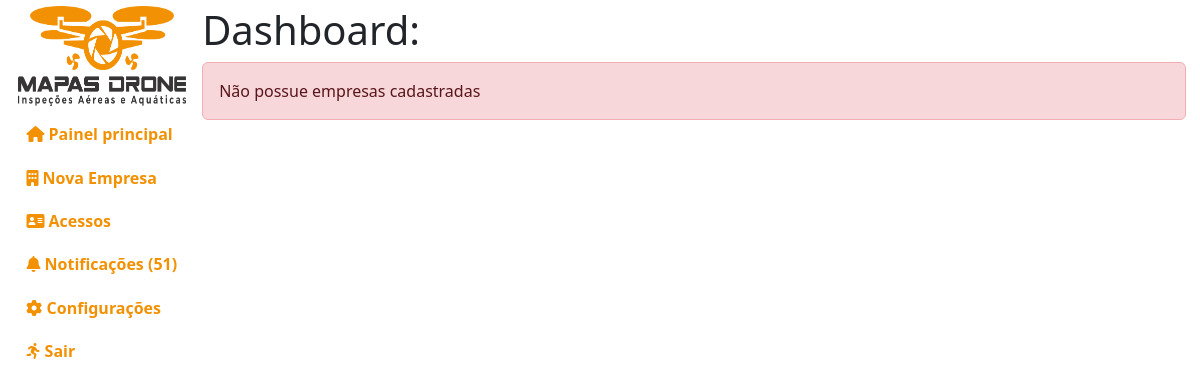
Before: /administracao/ (signed in) with the older database file.
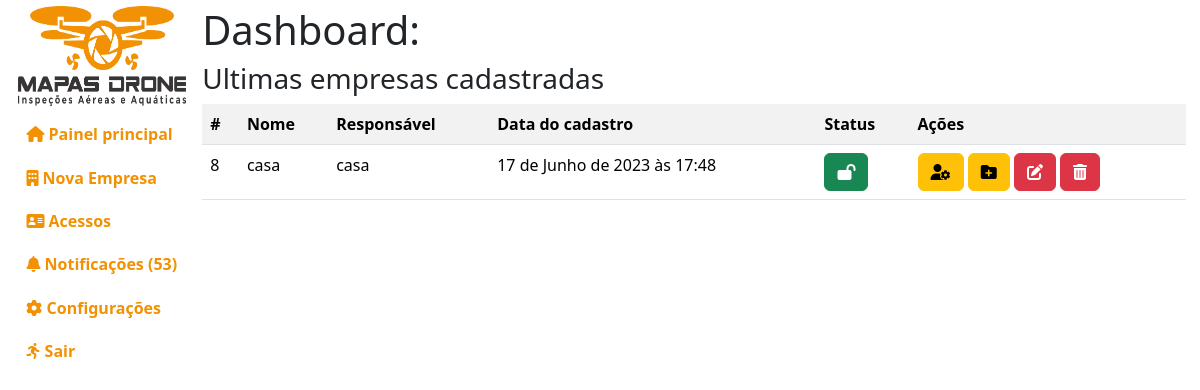
After: the same page with the newer database file.
### empresa/models.py (models this page shows, shortened)
class Empresa(models.Model):
    cnpj = models.CharField(max_length=18, default="", unique=True)
    slug_da_empresa = models.CharField(max_length=255, default="", unique=True)
    nome_da_empresa = models.CharField(max_length=255, default="", unique=True)
    nome_do_responsavel = models.CharField(
        max_length=255, default="", unique=True)
    telefone = models.CharField(max_length=16, default="", unique=True)
    pasta = models.CharField(max_length=255, default="")
    criado = models.DateTimeField(default=timezone.now)
    ativo = models.BooleanField(default=True)
    class Meta:
        db_table = "empresa"
        verbose_name = "Empresa"
        verbose_name_plural = "Empresas"
        ordering = ["-id"]

### administracao/views.py (the view)
# urls.py: path("", views.index),
def index(request):
    if request.user.is_authenticated and request.user.is_superuser:
        empresas = Empresa.objects.all()
        notificacoes = pega_notificacoes()
        context = {"empresas": empresas,
                   "notificacoes": notificacoes, "aviso": aviso()}
        return render(request, "administracao/public/home.html", context)
    info(request, msg="Você não tem permissão para acessar essa página!")
    return redirect("/")

### administracao/views.py (called while the page is built)
def pega_notificacoes(ordem="last"):
    notificacoes = Notificacoes.objects.all()
    return notificacoes

def aviso():
    nl = 0
    aviso = False
    for n in pega_notificacoes():
        if not n.visto:
            nl += 1
    if nl > 0:
        aviso = True
    return aviso

### templates/administracao/public/home.html (shortened to what this page needs)
{% extends 'base.html' %}
{% load static %}
{% load django_bootstrap5 %}
{% block css %}
<link rel="stylesheet" href="{% static 'index/css/administracao.css' %}">
{% endblock %}
{% block ld %}
<h1>Dashboard:</h1>
<div class="ultimas-empresas">
    {% if empresas %}
        <h3>Ultimas empresas cadastradas</h3>
        <table class="table table-striped">
            <tr>
                <th>#</th>
                <th>Nome</th>
                <th>Respons&aacute;vel</th>
                <th>Data do cadastro</th>
                <th>Status</th>
                <th>A&ccedil;&otilde;es</th>
            </tr>
            {% for empresa in empresas%}
            <tr>
                <td>{{empresa.id}}</td>
                <td>{{empresa.nome_da_empresa}}</td>
                <td>{{empresa.nome_do_responsavel}}</td>
                <td>{{empresa.criado}}</td>
                <td>
                    {% if empresa.ativo %}
                        <a class="btn btn-success" href="/empresa/ativar/{{empresa.id}}/desativar/"
                            data-toggle="tooltip" data-placement="top" title="Ativa/Desativar empresa">
                            <i class="fa-solid fa-lock-open"></i>
                        </a>
                    {% else %}
                        <a class="btn btn-danger" href="/empresa/ativar/{{empresa.id}}/ativar/"
                            data-toggle="tooltip" data-placement="top" title="Ativa/Desativar empresa">
                            <i class="fa-solid fa-lock"></i>
                        </a>
                    {% endif %}
                </td>
                <td>
                    <a class="btn btn-warning" href="usuarios/{{empresa.slug_da_empresa}}"
                        data-toggle="tooltip" data-placement="top" title="Gerenciar usu&aacute;rios">
                        <i class="fa-solid fa-user-gear"></i>
                    </a>
                    <a class="btn btn-warning" href="projetos/{{empresa.slug_da_empresa}}"
                        data-toggle="tooltip" data-placement="top" title="Gerenciar Projetos">
                        <i class="fa-solid fa-folder-plus"></i>
                    </a>
                    <a class="btn btn-danger" href="/empresa/editar/{{empresa.id}}"
                        data-toggle="tooltip" data-placement="top" title="Editar empresa">
                        <i class="fa-solid fa-pen-to-square"></i>
                    </a>
                    <a class="btn btn-danger" href="/empresa/excluir/{{empresa.id}}"
                    data-toggle="tooltip" data-placement="top" title="Excluir empresa">
                        <i class="fa-solid fa-trash-can"></i>
                    </a>
                </td>
            </tr>
            {% endfor %}
        </table>
    {% else %}
        <div class="alert alert-danger">N&atilde;o possue empresas cadastradas</div>
    {% endif %}
</div>
{% endblock %}

Changed rows visible on the page:
added Empresa: id "8", nome_da_empresa "casa", nome_do_responsavel "casa", criado "17 de Junho de 2023 às 17:48"
Other visible differences:
{{ notificacoes|length }}: "51" → "53"
text no longer shown: "Não possue empresas cadastradas"
text now shown: "Ultimas empresas cadastradas # Nome Responsável Data do cadastro Status Ações"
